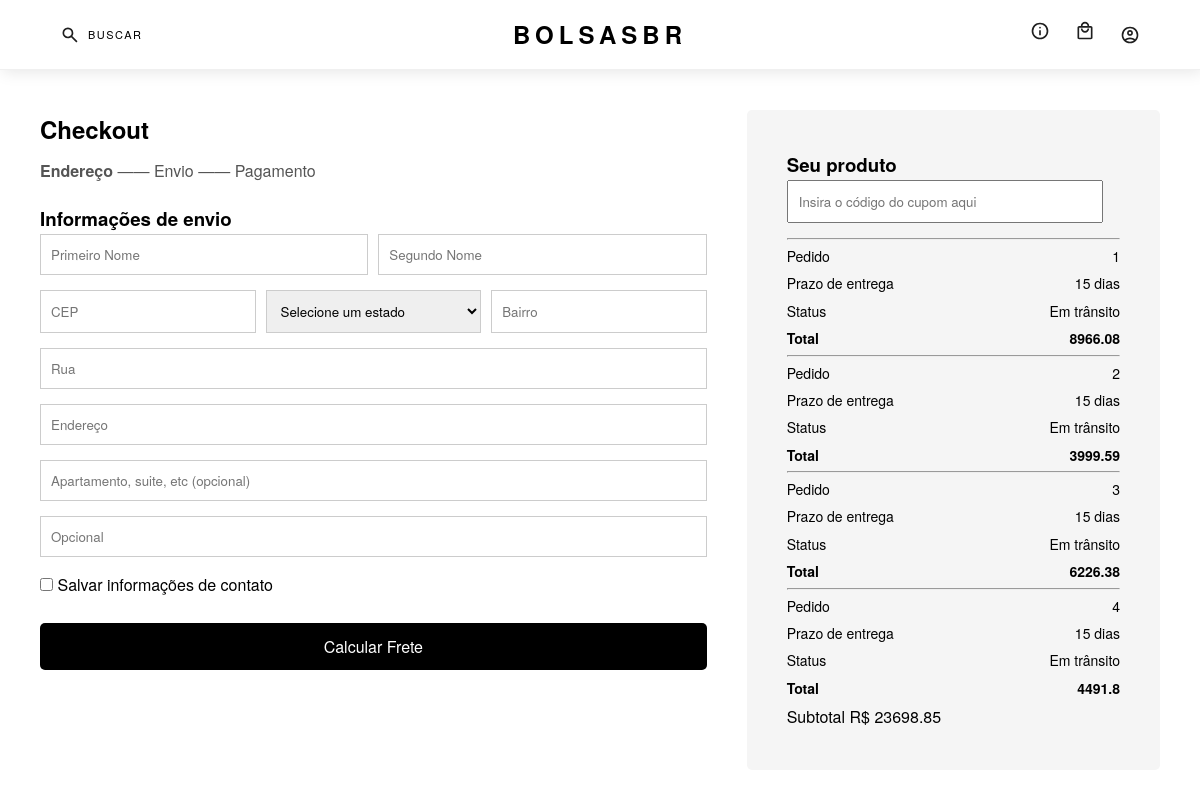
Page /meus-pedidos (signed in) on the committed database.
### models.py (models this page shows)
class Pedido(Base):
    __tablename__ = "pedidos"
    id = Column("id", Integer, primary_key=True, index=True)
    id_usuario = Column("id_usuario", Integer, ForeignKey("usuarios.id")) # id do usuário que está fazendo o pedido
    total = Column("total", Float, default=0.0) # total de pedidos
    data_pedido = Column("data_pedido", DateTime, default=datetime.now) # Grava a hora exata da compra
    prazo_entrega = Column("prazo_entrega", Integer, default=15) # Os dias de frete
    status = Column("status", String(50), default="Em trânsito") # O status para controlarmos
    usuario = relationship("Usuario", back_populates="pedidos")
    itens = relationship("ItemPedido", back_populates="pedido")

### controllers.py (the view)
@router.get("/meus-pedidos", response_class=HTMLResponse)
def meus_pedidos(request: Request, db: Session = Depends(get_db), usuario: Usuario = Depends(usuario_logado)):
    token = request.cookies.get("token")
    if not token:
        return RedirectResponse(url="/login", status_code=303)
    payload = verificar_token(token)
    if not payload:
        return RedirectResponse(url="/login", status_code=303)
    else:
        pedidos = db.query(Pedido).filter_by(id_usuario=usuario.id).all()
        total_geral = sum(p.total for p in pedidos)
    return templates.TemplateResponse("checkout.html",
                                      {"request": request,
                                       "pedidos": pedidos,
                                        "total_geral": total_geral,
                                        "usuario": usuario})

### View/templates/checkout.html (shortened to what this page needs)
<!doctype html>
<html lang="pt-BR">
  <head>
    <link
      rel="stylesheet"
      href="{{url_for('static', path='Pasta_css/style_checkout5.css') }}"
    />
  </head>
  <body>
    <header id="header-premium">
      <div class="header-container">
        <div class="header-left">
          <div class="search-item">
            <img src="/static/uploads/img_header/buscar.svg" alt="Buscar" />
            <span>BUSCAR</span>
          </div>
        </div>
        <div class="header-center">
          <a href="/" class="logo">BolsasBR</a>
        </div>
        <div class="header-right">
          <a href="/sobre"
            ><img
              src="/static/uploads/img_header/sobre_nos.svg"
              alt="Favoritos"
          /></a>
          <a href="/carrinho" style="position: relative; display: inline-block;">
            <img src="/static/uploads/img_header/carrinho.svg" alt="Carrinho"/>
          </a>
          {% if not usuario %}
          <a href="/login"
            ><img src="/static/uploads/img_header/user.svg" alt="Usuário"
          /></a>
          {% else %}
          <div class="perfil-menu-container">
            <img
              id="foto-perfil"
              src="/static/uploads/img_header/user.svg"
              alt="Usuário"
              onclick="toggleMenu()"
            />
          </div>
          {% endif %}
        </div>
      </div>
    </header>
    <main class="checkout">
      <section class="form-section">
        <h1>Checkout</h1>
        <div class="steps">
          <strong>Endereço</strong> <span>——</span> Envio
          <span>——</span> Pagamento
        </div>
        <h3 class="info_envio">Informações de envio</h3>
        <form action="">
          <div class="row">
            <input type="text" placeholder="Primeiro Nome" />
            <input type="text" placeholder="Segundo Nome" />
          </div>
          <div class="row">
            <input
              type="text"
              name="cep"
              id="cep"
              maxlength="8"
              placeholder="CEP"
            />
            <select name="estado">
              <option value="">Selecione um estado</option>
            </select>
            <input type="text" name="bairro" placeholder="Bairro" />
          </div>
          <input type="text" name="logradouro" placeholder="Rua" />
          <input type="text" name="endereco" placeholder="Endereço" />
          <input type="text" placeholder="Apartamento, suite, etc (opcional)" />
          <input type="text" placeholder="Opcional" />
          <label>
            <input type="checkbox" /> Salvar informações de contato
          </label>
          <button type="button" id="btnCalcularFrete">Calcular Frete</button>
        </form>
      </section>
      {% if pedidos %}
      <aside class="cart-section">
        <h3 class="info_envio">Seu produto</h3>
        <input
          class="cupom"
          type="text"
          placeholder="Insira o código do cupom aqui"
        />
        {% for i in pedidos %}
        <hr />
        <div class="summary">
          <p>Pedido <span>{{i.id}}</span></p>
          <p>Prazo de entrega <span>{{i.prazo_entrega}} dias</span></p>
          <p>Status <span>{{i.status}}</span></p>
          <p>
            <strong>Total</strong>
            <span><strong>{{ i.total }}</strong></span>
          </p>
        </div>
        {% endfor %}
        <p>Subtotal <span id="subtotal">R$ {{ total_geral + 15 }}</span></p>
      </aside>
      {% endif %}
    </main>
  </body>
</html>

### static/Pasta_css/style_checkout5.css (style rules this page uses)
* { margin: 0; padding: 0; box-sizing: border-box; font-family: "Helvetica Neue", Helvetica, Arial, sans-serif; }
body { background-color: #ffffff; color: #000; overflow-x: hidden; line-height: 1.6; }
a { text-decoration: none; color: inherit; transition: 0.3s ease; }
#header-premium { height: 70px; border-bottom: 1px solid #f0f0f0; padding: 0 5%; position: sticky; top: 0; background: rgba(255, 255, 255, 0.98); z-index: 1000; box-shadow: 2px 2px 15px rgba(0, 0, 0, 0.1); }
.header-container { height: 100%; display: flex; justify-content: space-between; align-items: center; }
.header-left, .header-right { flex: 1; display: flex; align-items: center; gap: 25px; }
.header-right { justify-content: flex-end; }
.logo { font-size: 24px; font-weight: bold; text-transform: uppercase; letter-spacing: 5px; }
.search-item { font-size: 11px; letter-spacing: 1.5px; display: flex; align-items: center; gap: 8px; cursor: pointer; }
.header-container img { width: 20px; height: 20px; transition: opacity 0.3s; }
.perfil-menu-container { position: relative; display: flex; align-items: center; }
#foto-perfil { cursor: pointer; }
.checkout { display: flex; justify-content: space-between; padding: 40px; gap: 40px; }
.form-section { flex: 2; }
.form-section h1 { margin-bottom: 10px; }
.steps { margin-bottom: 20px; color: #555; }
.form-section form { display: flex; flex-direction: column; gap: 15px; }
.row { display: flex; gap: 10px; }
form input, form select { padding: 10px; border: 1px solid #ccc; flex: 1; }
#btnCalcularFrete { width: 100%; padding: 12px; margin-top: 10px; border: none; background-color: #000; color: #fff; font-size: 16px; cursor: pointer; border-radius: 5px; }
.cart-section { flex: 1; background: #f5f5f5; padding: 40px; border-radius: 5px; }
.cart-section input { width: 95%; padding: 10px; margin-bottom: 15px; }
.summary { font-size: 14px; }
.summary p { display: flex; justify-content: space-between; margin: 5px 0; }

### rows in the picture
Pedido: id "1", prazo_entrega "15", status "Em trânsito", total "8966.08"
Pedido: id "2", prazo_entrega "15", status "Em trânsito", total "3999.59"
Pedido: id "3", prazo_entrega "15", status "Em trânsito", total "6226.38"
Pedido: id "4", prazo_entrega "15", status "Em trânsito", total "4491.8"

### other values in the picture
{{ total_geral + 15 }} "23698.85"
